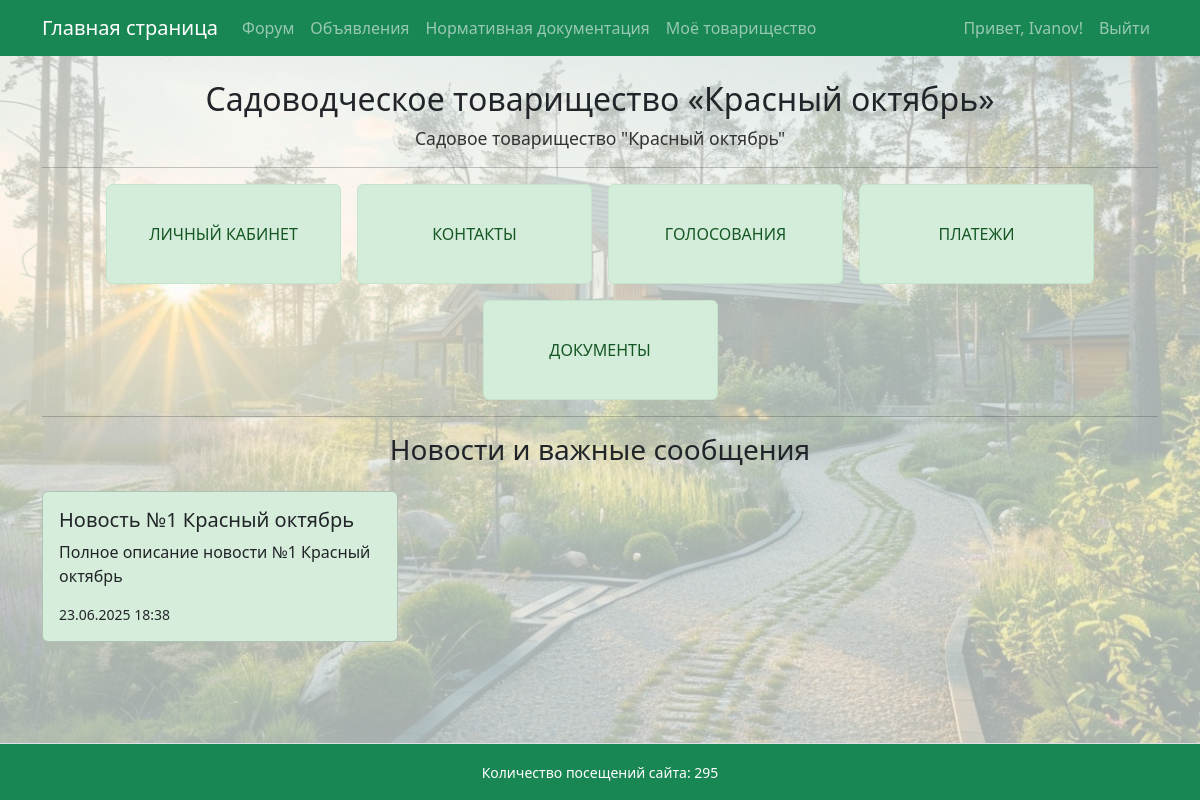
Before: /my_community/ (signed in) with the older database file.
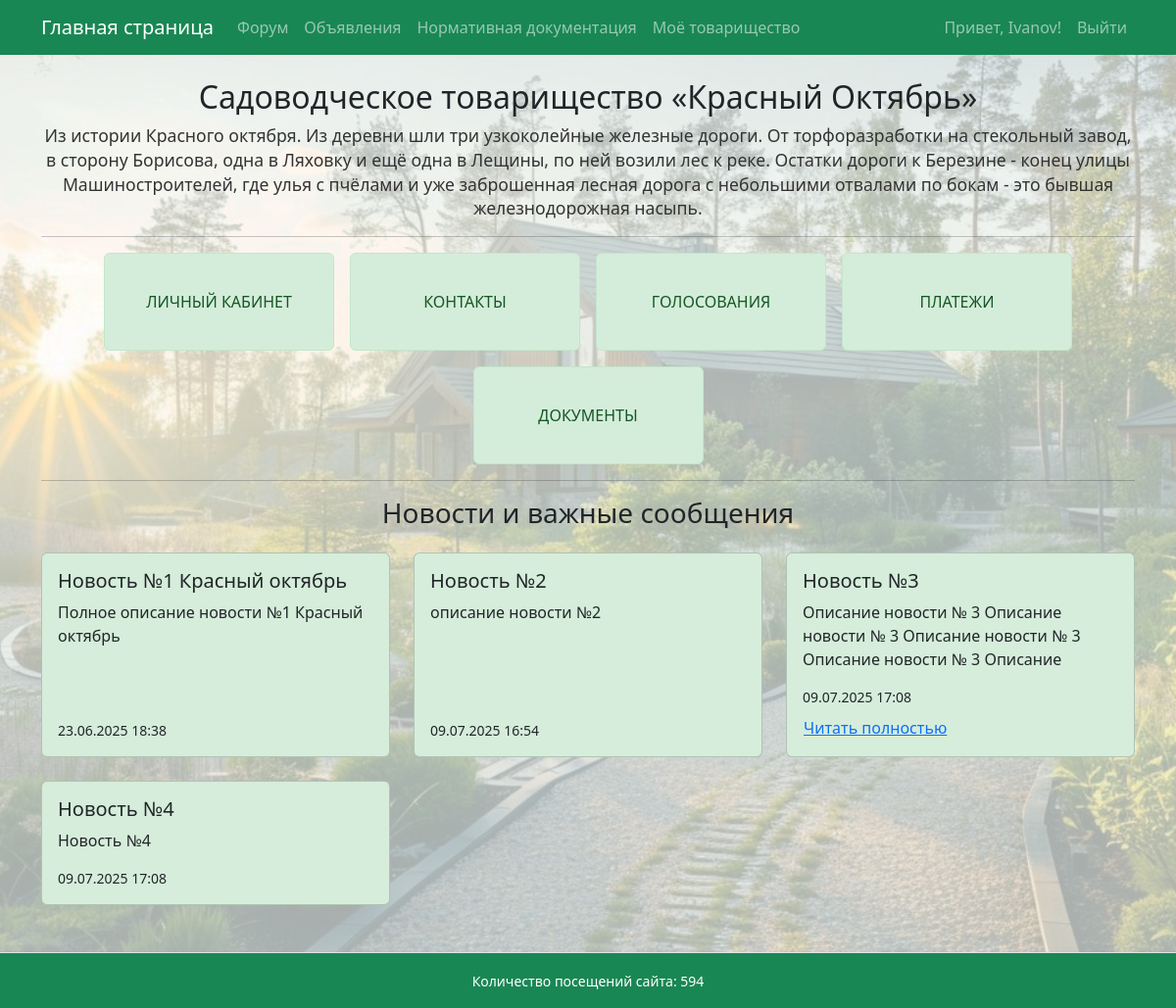
After: the same page with the newer database file.
### garden/models.py (models this page shows, shortened)
class Community(models.Model):
    name = models.CharField(max_length=100)
    description = models.TextField(blank=True)
    legal_address = models.TextField("Юридический адрес", blank=True, null=True)
    postal_address = models.TextField("Почтовый адрес", blank=True, null=True)
    bank_details = models.TextField("Банковские реквизиты", blank=True, null=True)
    additional_info = models.TextField("Дополнительная информация", blank=True, null=True)

class News(models.Model):
    community = models.ForeignKey(Community, on_delete=models.CASCADE, related_name='news')
    title = models.CharField(max_length=200, verbose_name='Заголовок')
    content = models.TextField(verbose_name='Описание новости')
    created_at = models.DateTimeField(auto_now_add=True)
    is_deleted = models.BooleanField(default=False)  # Поле мягкого удаления

### garden/views.py (the view)
# urls.py: path('my_community/', views.my_community, name='my_community'),
@login_required
def my_community(request):
    profile = get_object_or_404(Profile, user=request.user)
    news = News.objects.filter(community=profile.community)
    votings = Voting.objects.filter(community=profile.community, active=True)
    return render(request, 'my_community.html', {
        'community': profile.community,
        'news': news,
        'votings': votings
    })

### garden/context_processors.py (called while the page is built)
def total_visits_processor(request):
    counter, created = PageVisit.objects.get_or_create(page_name='main_page')
    return {
        'total_visits': counter.visits
    }

### garden/templates/my_community.html (shortened to what this page needs)
{% extends 'base.html' %}
{% block content %}
<div class="text-center my-0">
  <h2>Садоводческое товарищество «{{ community.name }}»</h2>
  {% if community.description %}
    <p class="community-description">{{ community.description }}</p>
  {% endif %}
</div>
<hr>
<div class="d-flex justify-content-center gap-3 flex-wrap">
    <a href="{% url 'profile' %}" class="btn btn-outline-primary square-btn">
        ЛИЧНЫЙ КАБИНЕТ
    </a>
    <a href="{% url 'community_contacts' %}" class="btn btn-outline-primary square-btn">
        КОНТАКТЫ
    </a>
    <a href="{% url 'voting_list' %}" class="btn btn-outline-primary square-btn">
        ГОЛОСОВАНИЯ
    </a>
    <a href="{% url 'community_payment' %}" class="btn btn-outline-primary square-btn">
        ПЛАТЕЖИ
    </a>
    <a href="{% url 'documents_list' community.id %}" class="btn btn-outline-primary square-btn">
        ДОКУМЕНТЫ
    </a>
</div>
<hr>
<h3 class="text-center mb-4">Новости и важные сообщения</h3>
{% if news %}
<div class="row">
    {% for item in news %}
    <div class="col-md-4 mb-4">
        <div class="card h-100 text-dark" style="background-color: rgba(213, 237, 218, 1);">
            <div class="card-body d-flex flex-column">
                <h5 class="card-title">{{ item.title }}</h5>
                <p class="card-text" id="news-content-{{ forloop.counter }}"
                   style="overflow: hidden; max-height: 4.5em; transition: max-height 0.3s ease;">
                    {{ item.content }}
                </p>
                <small class="news-date text-dark-green mt-auto" id="news-date-{{ forloop.counter }}">
                    {{ item.created_at|date:"d.m.Y H:i" }}
                </small>
                <button class="btn btn-link p-0 mt-2 align-self-start text-dark-green read-more-btn"
                        data-target="news-content-{{ forloop.counter }}" style="display:none;">
                    Читать полностью
                </button>
            </div>
        </div>
    </div>
    {% endfor %}
</div>
{% else %}
<p class="text-center">Пока нет новостей.</p>
{% endif %}
{% endblock %}

### templates/base.html (shortened to what this page needs)
<!DOCTYPE html>
<html lang="ru">
<head>
    <link rel="stylesheet" href="https://cdn.jsdelivr.net/npm/bootstrap@5.3.0/dist/css/bootstrap.min.css">
</head>
<body>
    <div class="page-container">
        <nav class="navbar navbar-expand-lg navbar-dark bg-success mb-4">
            <div class="container">
                <a class="navbar-brand" href="{% url 'main_page' %}">Главная страница</a>
                <div class="collapse navbar-collapse" id="navbarSupportedContent">
                    <ul class="navbar-nav me-auto mb-2 mb-lg-0">
                        <li class="nav-item"><a class="nav-link" href="{% url 'forum' %}">Форум</a></li>
                        <li class="nav-item"><a class="nav-link" href="{% url 'ads' %}">Объявления</a></li>
                        <li class="nav-item"><a class="nav-link" href="https://strb.by/" target="_blank" rel="noopener noreferrer">Нормативная документация</a></li>
                        <li class="nav-item"><a class="nav-link" href="{% url 'my_community' %}">Моё товарищество</a></li>
                    </ul>
                    <ul class="navbar-nav ms-auto mb-2 mb-lg-0">
                        {% if user.is_authenticated %}
                            <li class="nav-item">
                                <span class="nav-link">Привет, {{ user.username }}!</span>
                            </li>
                            <li class="nav-item">
                                <a class="nav-link" href="#" onclick="event.preventDefault(); document.getElementById('logout-form').submit();">
                                    Выйти
                                </a>
                            </li>
                        {% else %}
                            <li class="nav-item"><a class="nav-link" href="{% url 'login' %}">Войти</a></li>
                        {% endif %}
                    </ul>
                </div>
            </div>
        </nav>
        <main class="content-wrap container">
            {% block content %}
            {% endblock %}
        </main>
        <footer class="bg-success text-center py-3 mt-4 border-top text-white">
            <div class="container">
                <small>
                    Количество посещений сайта: {{ total_visits }}
                </small>
            </div>
        </footer>
    </div>
</body>
</html>

Changed rows visible on the page:
changed Community: name "Красный октябрь" → "Красный Октябрь"; description "Садовое товарищество \"Красный октябрь\"" → "Из истории Красного октября. Из деревни шли три узкоколейные железные дороги. От торфоразработки на стекольный завод, в сторону Борисова, одна в Ляховку и ещё одна в Лещины, по ней возили лес к реке. Остатки дороги к Березине - конец улицы Машиностроителей, где улья с пчёлами и уже заброшенная лесная дорога с небольшими отвалами по бокам - это бывшая железнодорожная насыпь."
added News: title "Новость №2", content "описание новости №2", created_at "09.07.2025 16:54"
added News: title "Новость №3", content "Описание новости № 3 Описание новости № 3 Описание новости № 3 Описание новости № 3 Описание…", created_at "09.07.2025 17:08"
added News: title "Новость №4", content "Новость №4", created_at "09.07.2025 17:08"
Other visible differences:
{{ total_visits }}: "295" → "594"
